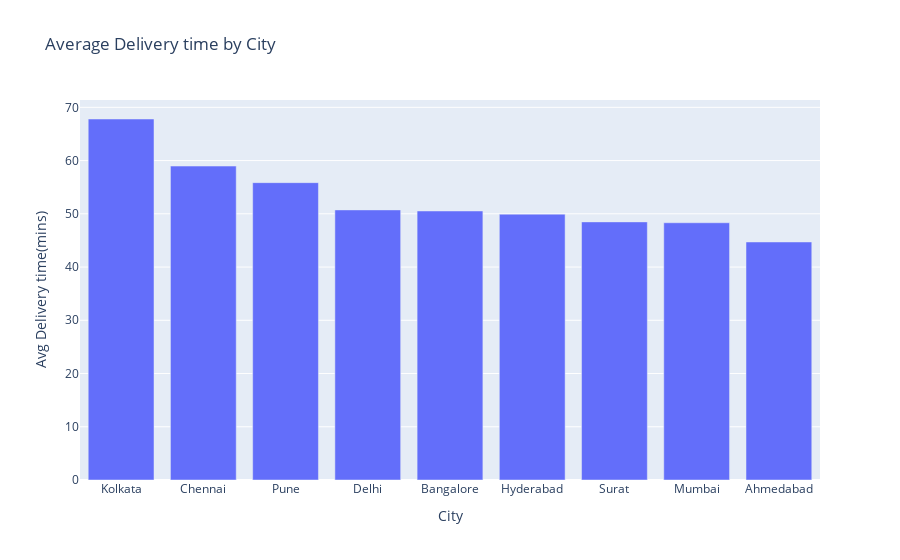

Notebook source saved alongside this figure:
### Code cell
city_avg_delivery=df.groupby('City')['Delivery time'].mean().reset_index().sort_values(by='Delivery time',ascending=False)
fig6=px.bar(city_avg_delivery,x='City',y='Delivery time',title='Average Delivery time by City',labels={'City':'City','Delivery time':'Avg Delivery time(mins)'})
fig6

### Figure 1 — Plotly figure (JSON) as saved in the notebook; plotly's stock layout.template omitted (floating-point values rounded to 4 significant figures)
{"data": [{"alignmentgroup": "True", "hovertemplate": "City=%{x}<br>Avg Delivery time(mins)=%{y}<extra></extra>", "legendgroup": "", "marker": {"color": "#636efa", "pattern": {"shape": ""}}, "name": "", "offsetgroup": "", "orientation": "v", "showlegend": false, "textposition": "auto", "type": "bar", "x": ["Kolkata", "Chennai", "Pune", "Delhi", "Bangalore", "Hyderabad", "Surat", "Mumbai", "Ahmedabad"], "xaxis": "x", "y": [67.81, 58.97, 55.85, 50.73, 50.53, 49.93, 48.48, 48.32, 44.71], "yaxis": "y"}], "layout": {"autosize": true, "barmode": "relative", "legend": {"tracegroupgap": 0}, "title": {"text": "Average Delivery time by City"}, "xaxis": {"anchor": "y", "autorange": true, "domain": [0, 1], "range": [-0.5, 8.5], "title": {"text": "City"}, "type": "category"}, "yaxis": {"anchor": "x", "autorange": true, "domain": [0, 1], "range": [0, 71.38], "title": {"text": "Avg Delivery time(mins)"}, "type": "linear"}}}
